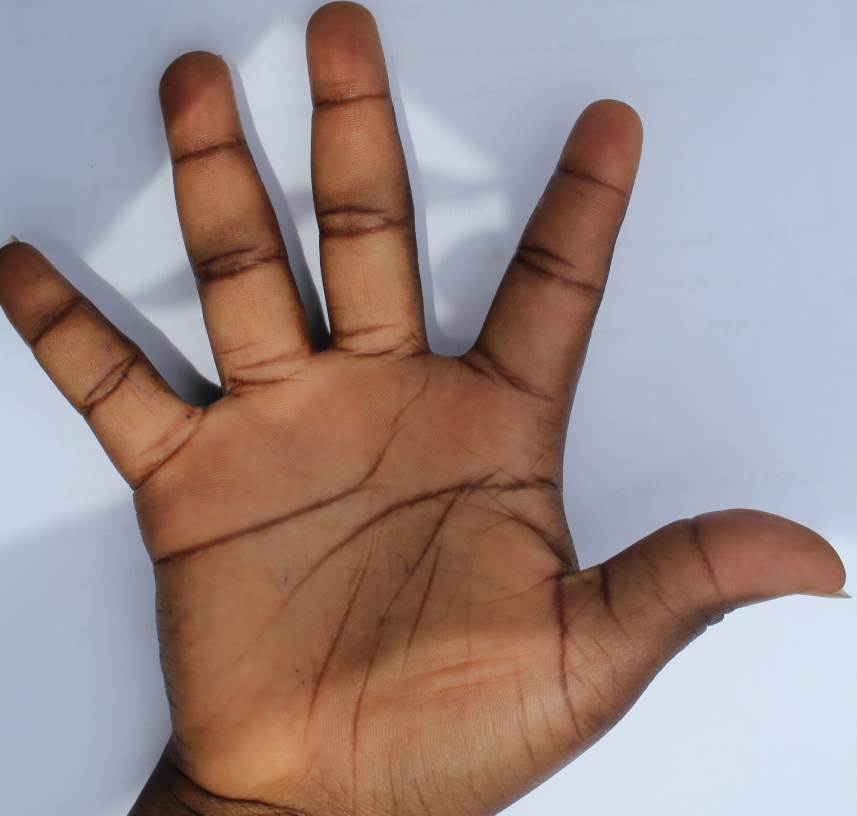
#> input picture data/Palm/PalmAll/IMG_FEMALE_0083.jpg, 3428 x 3261 px, given in place of IMG_0001.JPG, which was not available (shown at 1/4 size)
$ python edge_list2.py   (older library calls are emulated)
#> lines starting #> are read from the running program, lines starting #| are printed output that depends on the picture; after the words box and inside, x2 and y2 are one past the last pixel; in counts of white or black regions, pixels touching at a corner belong together; pictures that were not available may be replaced by others from this repository, and a replacement may not be noted
### src/image_masking_builder.py
from my_utils import *


class ImageMaskingBuilder:
    def __init__(self, image_path: str):
        self.kernel_size = None
        self.image_path: str = image_path
        self.image: cv2.typing.MatLike = self.__load_image_grayscale()
        self.set_kernel_size()

    # TODO: draft
    def __load_image(self, flags: int = cv2.IMREAD_UNCHANGED) -> cv2.typing.MatLike:
#> called with flags = 0
        change_to_project_path()
        image = cv2.imread(self.image_path, flags)
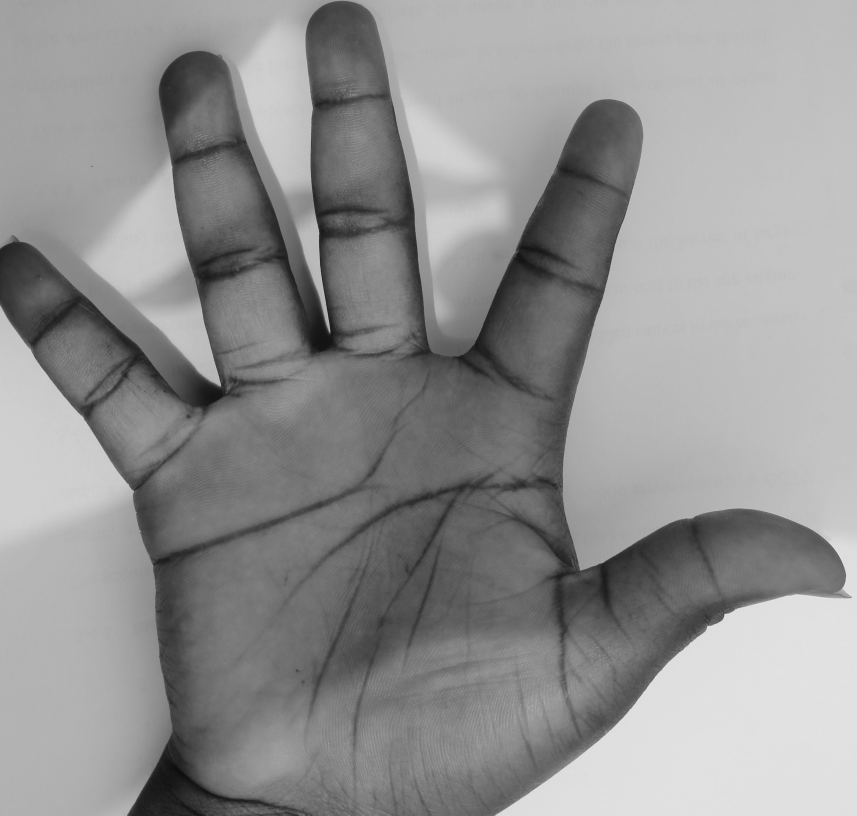
#> image: shape (3261, 3428) (shown at 1/4 size); min 11, max 238, mean 145.8
        check_loaded_image(image)
        print(f"type: {type(image)}")
#| type: <class 'numpy.ndarray'>
        return image

    def __load_image_grayscale(self) -> cv2.typing.MatLike:
        image = self.__load_image(cv2.IMREAD_GRAYSCALE)
        return image

    # TODO: Draft
    def convert_image_grayscale(self):
        self.image = cv2.cvtColor(self.image, cv2.COLOR_BGR2GRAY)

    def set_kernel_size(self, size: int = 3):
        self.kernel_size: np.ndarray = np.ones((size, size), np.uint8)

    # [28 lines left out: functions do_adaptive_mean, do_adaptive_gaussian, do_adaptive_mean_fix1, not called in this run]

    def do_equalize_histogram(self):
        self.image = cv2.equalizeHist(self.image)
        return self

    def do_denoise_morphology_close(self):
        self.image = cv2.morphologyEx(self.image, cv2.MORPH_CLOSE, self.kernel_size)
        return self

    def do_denoise_morphology_open(self):
        self.image = cv2.morphologyEx(self.image, cv2.MORPH_OPEN, self.kernel_size)
        return self

    def do_denoise(self):
        self.image = cv2.fastNlMeansDenoising(self.image, None)
        return self

    def do_denoise_morphology_combined(self):
        return self.do_denoise_morphology_close().do_denoise_morphology_open()

    # TODO: Draft
    # [5 lines left out: function do_sobel_combined, not called in this run]

    def do_sobel_x(self):
        self.image = cv2.Sobel(self.image, cv2.CV_64F, 1, 0)
        return self

    def do_sobel_y(self):
        self.image = cv2.Sobel(self.image, cv2.CV_64F, 0, 1)
        return self

    def do_canny(self, min_threshold: float = 10, max_threshold: float = 200):
#> called with min_threshold = 10, max_threshold = 200
        self.image = cv2.Canny(self.image, min_threshold, max_threshold)
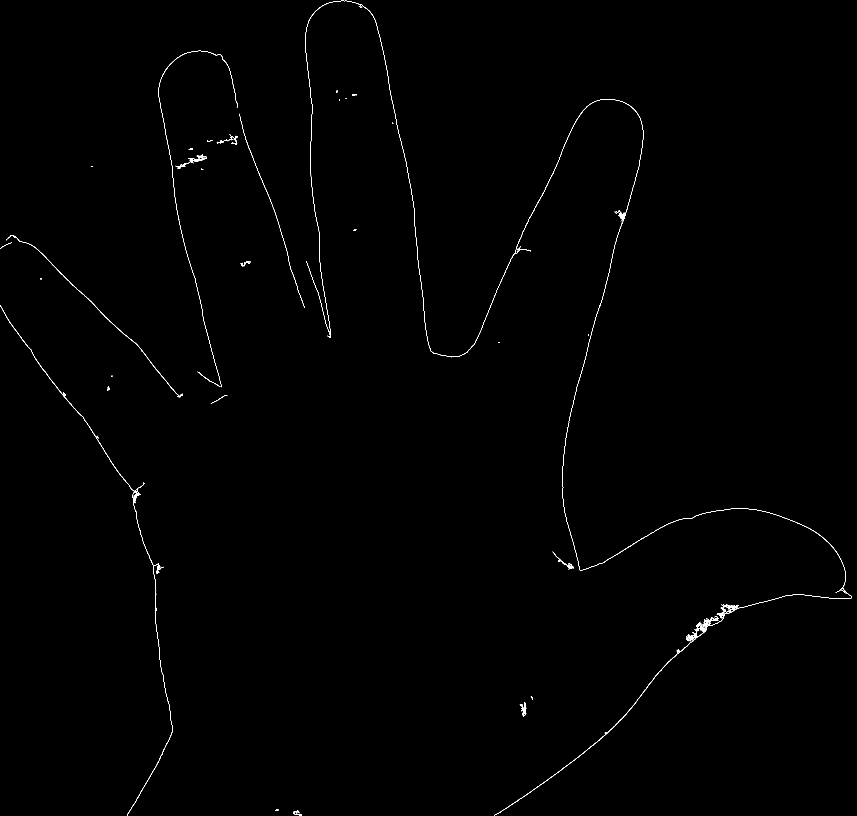
#> self.image: shape (3261, 3428) (shown at 1/4 size); 0.21% white in thin lines or dots
        return self

    # [11 lines left out: functions do_laplacian, export_image, not called in this run]

    def reset_image(self):
        self.image = self.__load_image_grayscale()

    def get_contours(self):
        return cv2.findContours(self.image, cv2.RETR_EXTERNAL, cv2.CHAIN_APPROX_SIMPLE)

    def is_image_loaded(self):
        return self.image is not None

    def show(self, window_name: str = "My Image", size_x: int = 500, size_y: int = 650):
        # cv2.resizeWindow(window_name, 400, 400)
        cv2.imshow(window_name, cv2.resize(self.image, (size_x, size_y)))

### src/my_utils.py
import cv2
import numpy as np
from matplotlib import pyplot as plt
import os
import yaml

# from constants import *

path = "../data/Palm/After1/IMG_0016.JPG"
path_best = "../data/mod/palm-tone-edit.png"
# dataset_path = "../data/Palm/After1"
dataset_path = "../data/Palm/PalmAll/"


# [28 lines left out: functions resize_image_show, plot_datas, not called in this run]


def load_image(image_path: str):
    return cv2.imread(image_path, 0)


# [20 lines left out: functions export_image, export_masking_dataset, not called in this run]


def check_path_compatibility(folder_path: str):
    if not is_path_exists(folder_path):
        os.makedirs(folder_path)


# [11 lines left out: function show_image, not called in this run]


def check_loaded_image(image: np.ndarray):
    assert image is not None, "MyDebug: imread error"


# [10 lines left out: function get_my_image_path, not called in this run]


def change_to_project_path():
    script_path = os.path.dirname(os.path.abspath(__file__))
    current_path = os.getcwd()

    print(f"Current path: {current_path}")

    if current_path != script_path:
        os.chdir(script_path)
        print("Changed current path to script path:", script_path)


def is_path_exists(folder_path: str):
    return os.path.exists(folder_path)


def is_file_exits(folder_path: str):
    return os.listdir(folder_path)


# [11 lines left out: functions check_path_exists, load_config, not called in this run]

### src/edge_list2.py
import my_utils
import image_masking_builder as imb
import cv2
import matplotlib.pyplot as plt
import numpy as np

# image_path = my_utils.path
image_path = "../output/IMG_0001.JPG"

image_file = imb.ImageMaskingBuilder(image_path)

image_file.do_canny()
contours, _ = image_file.get_contours()
#> contours = 45 contours, 19 with area under 20; largest, box (x1, y1, x2, y2) and area: (1977, 2353, 3408, 3261) 1268, (24, 940, 732, 1589) 576, (2227, 396, 3384, 2369) 574, (0, 1220, 606, 2244) 572, (1221, 3, 2124, 1430) 336

# Initialize list to store points
points_list = []

# Iterate over contours
for i, contour in enumerate(contours):
    print(f" ------------- contour {i} ---------------")

    # Iterate over points in contour
    for point in contour:
        x, y = point[0]  # Extract x, y coordinates
        points_list.append((x, y))  # Add point to list
#> this loop made 45 passes
#> contour on passes 26 to 27: [[2486, 891], [2486, 892], [2485, 893], [2486, 892]], [[717, 876], [717, 877]]
#|  ------------- contour 0 ---------------
#|  ------------- contour 1 ---------------
#|  ------------- contour 2 ---------------
#|  ------------- contour 3 ---------------
#|  ------------- contour 4 ---------------
#|  ------------- contour 5 ---------------
#|  ------------- contour 6 ---------------
#|  ------------- contour 7 ---------------
#> (further printed lines are left out)
#> after the loop, points_list = 18482 pairs, first value 0 to 3407, second value 3 to 3260

# Plot the points on the image
for point in points_list:
    plt.plot(point[0], point[1], 'ro')  # Plot each point as a red dot
#> this loop made 18482 passes
#> point on passes 1 to 3: (1190, 3240), (1190, 3241), (1191, 3242)

# Show the plot
plt.show()
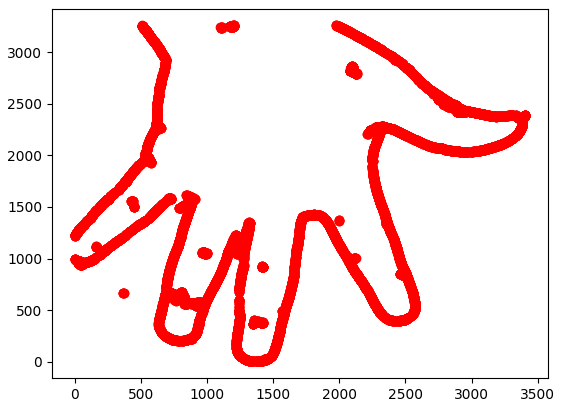
#> figure drawn by matplotlib, 1 panel
